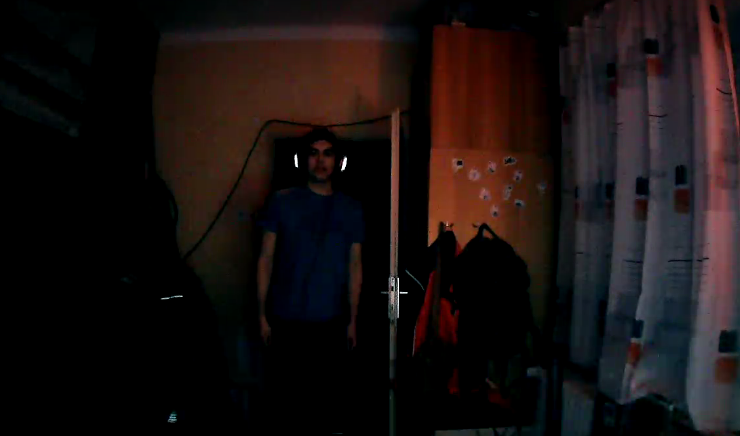
#> input picture main_app/Jozi fotky/1.png, 740 x 436 px; its folder holds only this picture in this run
$ python 'řešení.py'
#> lines starting #> are read from the running program, lines starting #| are printed output that depends on the picture
#> in convert_to_png, image is the input picture: PIL image 740x436 RGBA; mean R, G, B, A 24.3, 16.7, 16.2, 255
from PIL import Image, ImageOps
import os

def resize_to_fit_bezel(image):
    bezel_size = 800 #velikost rámečku
    max_dimension = max(image.width, image.height)
#> max_dimension = 740

    if max_dimension >= bezel_size:
        # zmenšení
        ratio = bezel_size / max_dimension
        new_width = int(image.width * ratio)
        new_height = int(image.height * ratio)
        return image.resize((new_width, new_height), Image.LANCZOS)
    else:
        # zvětšení
        ratio = bezel_size / max_dimension
#> ratio = 1.08
        new_width = int(image.width * ratio)
#> new_width = 800
        new_height = int(image.height * ratio)
#> new_height = 471
        scaled_image = image.resize((new_width, new_height), Image.LANCZOS)
        pad_x = (bezel_size - scaled_image.width) // 2
#> pad_x = 0
        pad_y = (bezel_size - scaled_image.height) // 2
#> pad_y = 164
        padded_image = ImageOps.expand(scaled_image, (pad_x, pad_y, pad_x, pad_y), (0,0,0))
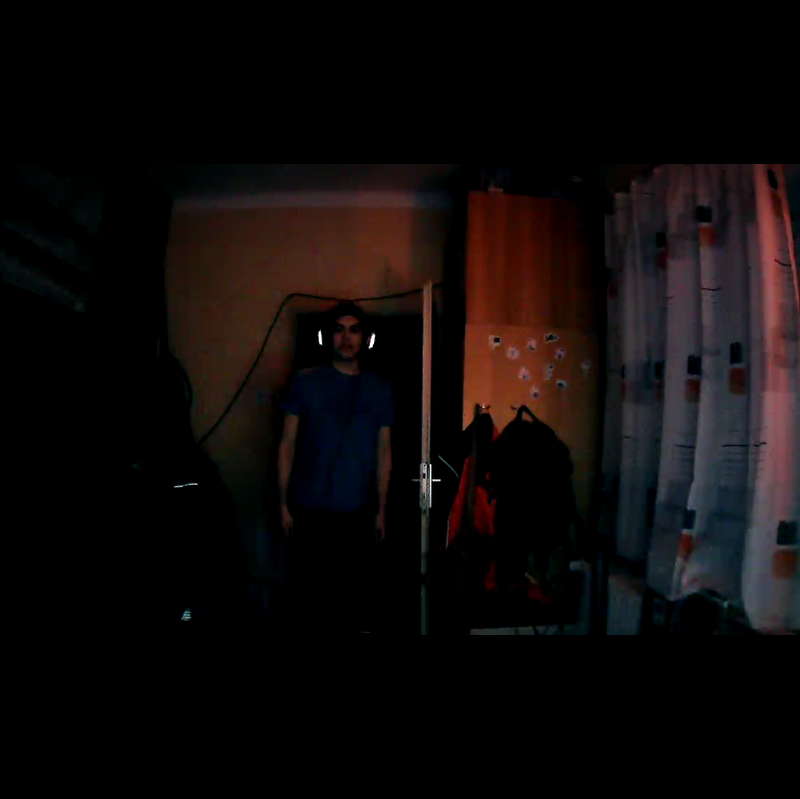
#> padded_image: PIL image 800x799 RGBA; mean R, G, B, A 14.3, 9.9, 9.6, 255
        return padded_image

def convert_to_png(image_path, output_folder):
    # Open the image and convert it to RGBA to support transparency
    image = Image.open(image_path).convert('RGBA')

    # Resize the image to fit inside the 720x720 bezel (if necessary)
    bezel_image = resize_to_fit_bezel(image)

    # Create a new 720x720 white background image
    bezel_size = 720
    new_image = Image.new('RGB', (bezel_size, bezel_size), (0,0,0))
#> new_image: PIL image 720x720 RGB; every value is 0

    # Calculate the position to center the resized image within the bezel
    x_offset = (bezel_size - bezel_image.width) // 2
#> x_offset = -40
    y_offset = (bezel_size - bezel_image.height) // 2
#> y_offset = -40

    # Paste the resized image onto the bezel
    new_image.paste(bezel_image, (x_offset, y_offset))
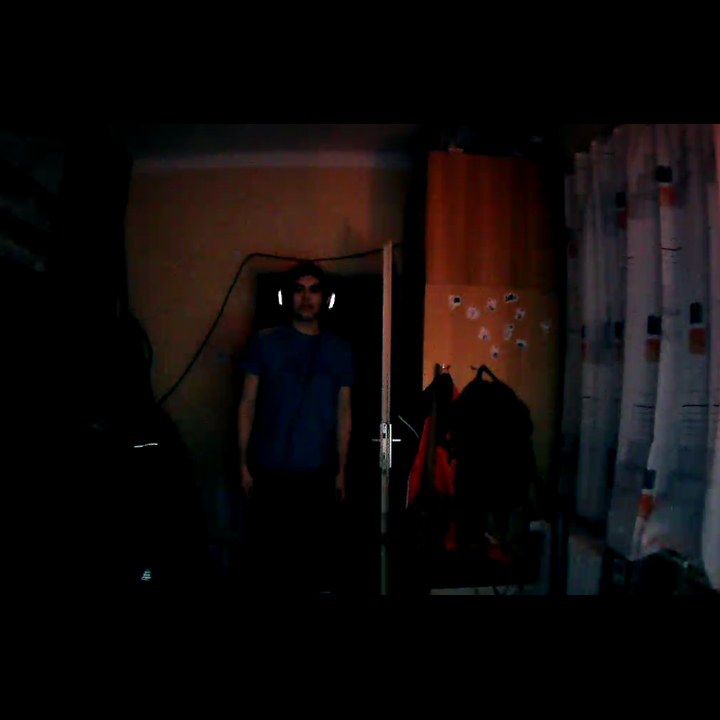
#> new_image: PIL image 720x720 RGB; mean R, G, B 14.6, 10.1, 9.6

    # Save the bezel image as PNG in the output folder
    output_path = os.path.join(output_folder, os.path.basename(image_path)[:-4] + '.png')
    new_image.save(output_path, format='PNG')

def main(input_folder, output_folder):
    # Create the output folder if it doesn't exist
    if not os.path.exists(output_folder):
        os.makedirs(output_folder)

    # Process each image in the input folder
    for filename in os.listdir(input_folder):
        if filename.lower().endswith(('.jpg', '.jpeg', '.png', '.bmp', '.gif')):
            image_path = os.path.join(input_folder, filename)
            convert_to_png(image_path, output_folder)

if __name__ == "__main__":
    input_folder = "Jozi fotky"  # Replace with the path to your input folder
    output_folder = "upraveny_josi"  # Replace with the path to the output folder
    main(input_folder, output_folder)

$ run again, on main_app/Jozi fotky/13.png
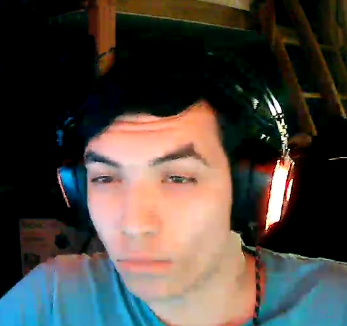
#> input picture main_app/Jozi fotky/13.png, 347 x 326 px
#> in convert_to_png, image is the input picture: PIL image 347x326 RGBA; mean R, G, B, A 75.8, 68.8, 63, 255
#> in resize_to_fit_bezel, `padded_image = ImageOps.expand(scaled_image, (pad_x, pad_y, pad_x, pad..`:
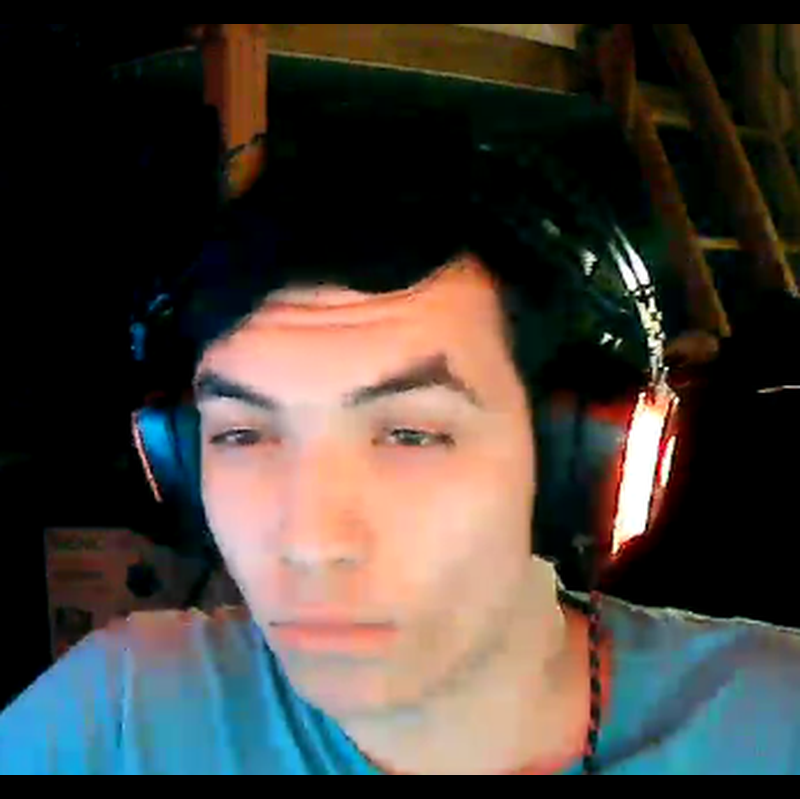
#> padded_image: PIL image 800x799 RGBA; mean R, G, B, A 71.3, 64.7, 59.2, 255
#> in convert_to_png, `new_image.paste(bezel_image, (x_offset, y_offset))`:
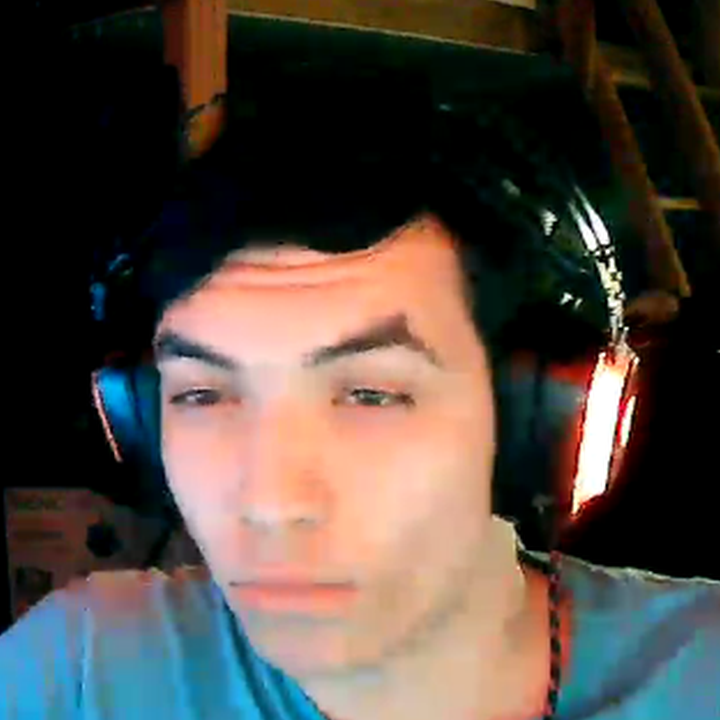
#> new_image: PIL image 720x720 RGB; mean R, G, B 82.8, 72.7, 66.1

$ run again, on main_app/Jozi fotky/14.png
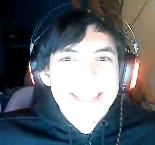
#> input picture main_app/Jozi fotky/14.png, 155 x 145 px
#> in convert_to_png, image is the input picture: PIL image 155x145 RGBA; mean R, G, B, A 98.4, 105.2, 111.9, 255
#> in resize_to_fit_bezel, `padded_image = ImageOps.expand(scaled_image, (pad_x, pad_y, pad_x, pad..`:
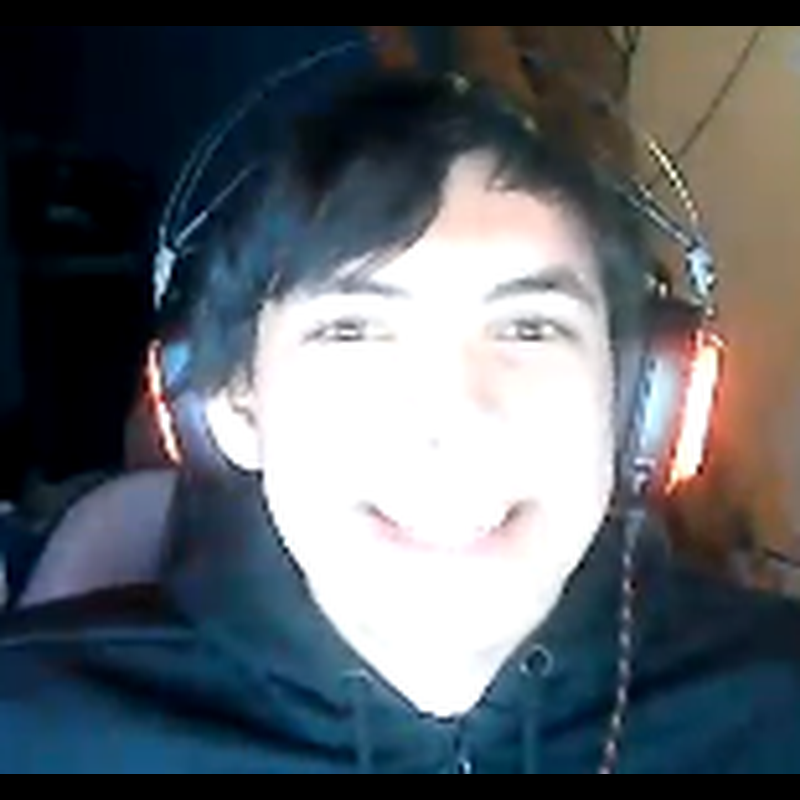
#> padded_image: PIL image 800x800 RGBA; mean R, G, B, A 91.9, 98.3, 104.6, 255
#> in convert_to_png, `new_image.paste(bezel_image, (x_offset, y_offset))`:
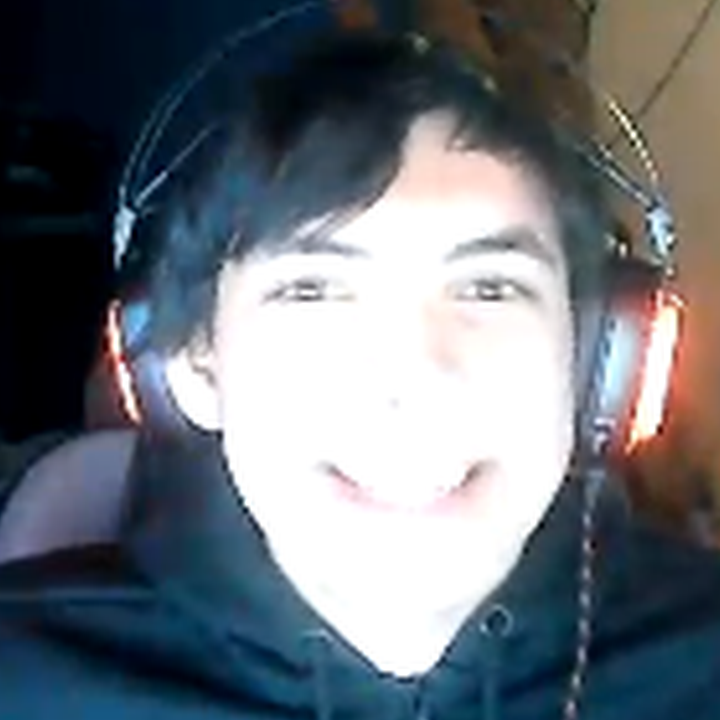
#> new_image: PIL image 720x720 RGB; mean R, G, B 105.6, 112.3, 119.5

$ run again, on main_app/Jozi fotky/15.png
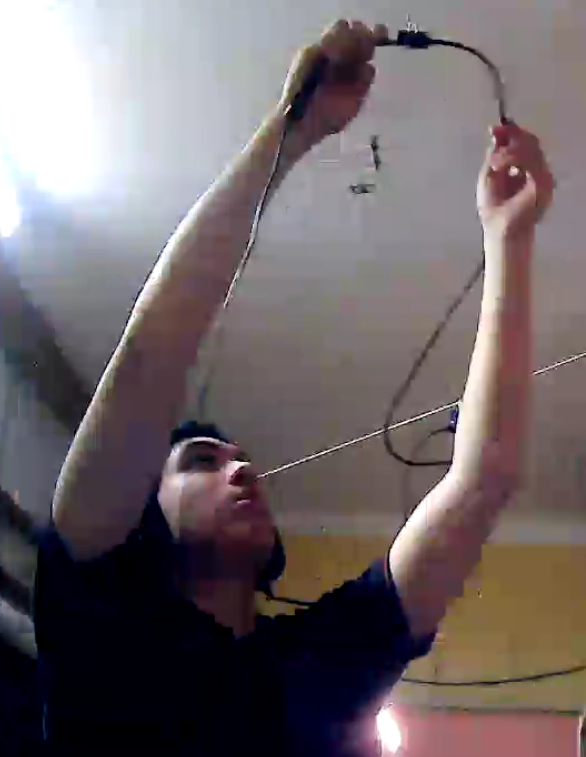
#> input picture main_app/Jozi fotky/15.png, 586 x 757 px
#> in convert_to_png, image is the input picture: PIL image 586x757 RGBA; mean R, G, B, A 112.5, 102.8, 105.4, 255
#> in resize_to_fit_bezel, `padded_image = ImageOps.expand(scaled_image, (pad_x, pad_y, pad_x, pad..`:
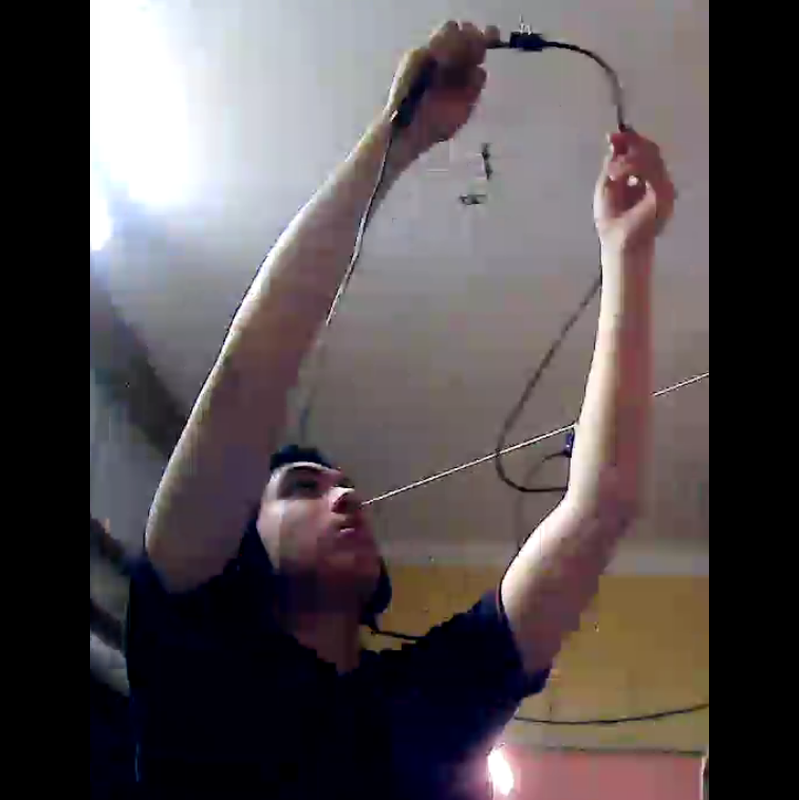
#> padded_image: PIL image 799x800 RGBA; mean R, G, B, A 87.1, 79.6, 81.7, 255
#> in convert_to_png, `new_image.paste(bezel_image, (x_offset, y_offset))`:
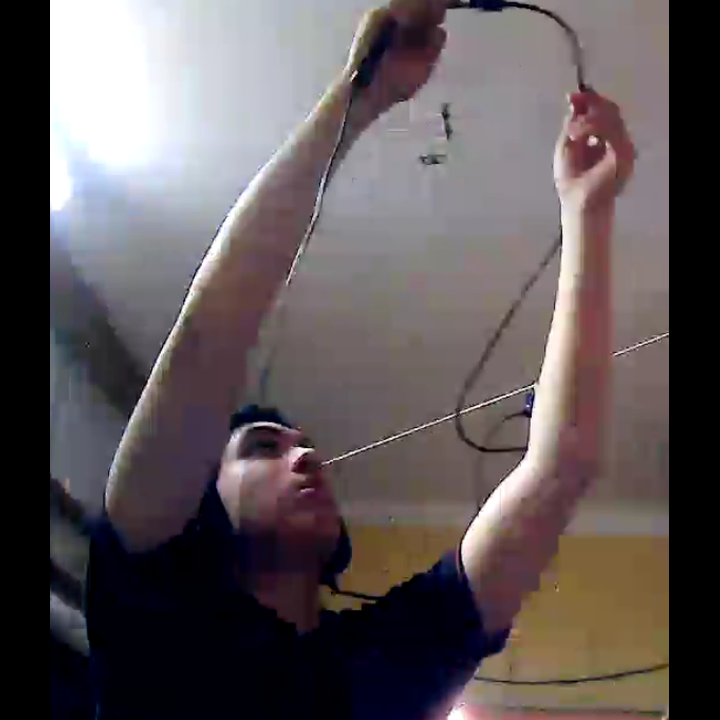
#> new_image: PIL image 720x720 RGB; mean R, G, B 95.8, 87.5, 89.4

$ run again, on main_app/Jozi fotky/10.png
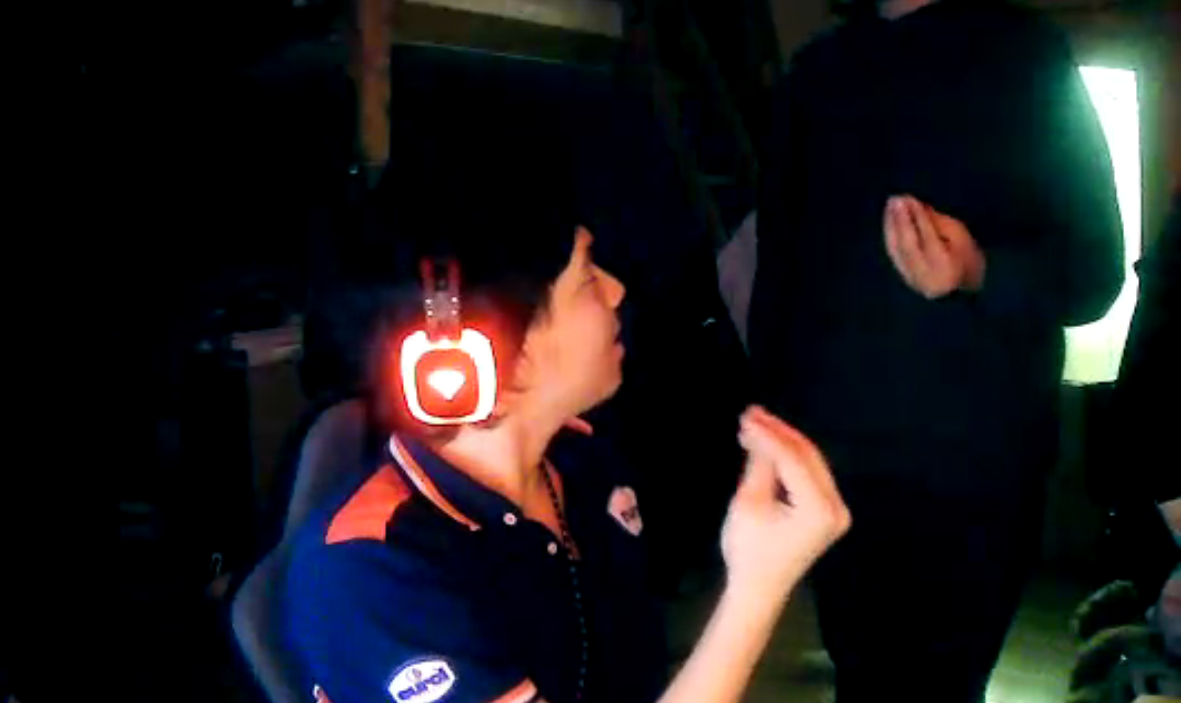
#> input picture main_app/Jozi fotky/10.png, 1181 x 703 px
#> in convert_to_png, image is the input picture: PIL image 1181x703 RGBA; mean R, G, B, A 29.7, 26.1, 28.2, 255
#> in convert_to_png, `new_image.paste(bezel_image, (x_offset, y_offset))`:
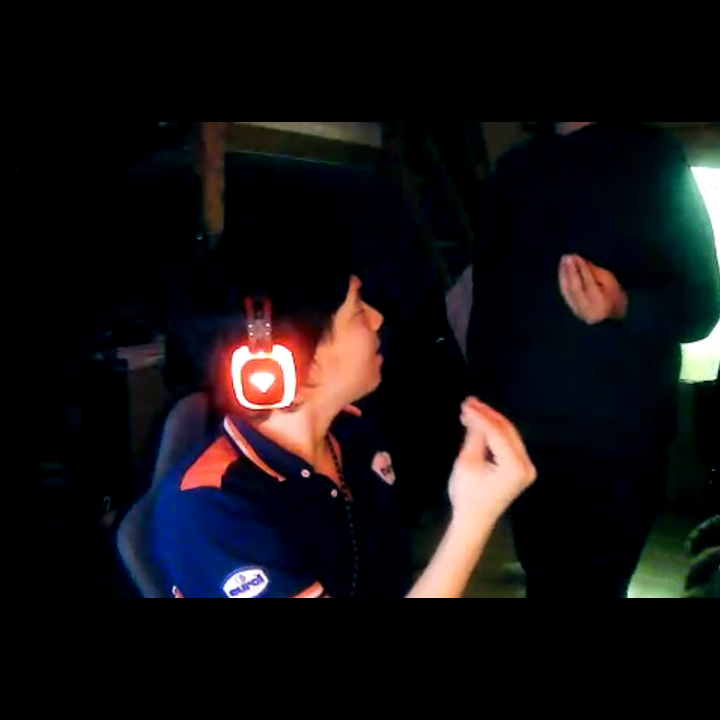
#> new_image: PIL image 720x720 RGB; mean R, G, B 20.1, 17, 18.8
